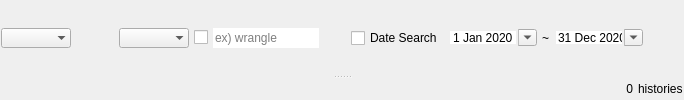
       <widget class="QWidget" name="page__history">
        <layout class="QVBoxLayout" name="verticalLayout_17">
         <property name="spacing">
          <number>1</number>
         </property>
         <property name="leftMargin">
          <number>1</number>
         </property>
         <property name="topMargin">
          <number>1</number>
         </property>
         <property name="rightMargin">
          <number>1</number>
         </property>
         <property name="bottomMargin">
          <number>1</number>
         </property>
         <item>
          <layout class="QVBoxLayout" name="verticalLayout_7">
           <property name="spacing">
            <number>1</number>
           </property>
           <item>
            <widget class="QSplitter" name="splitter__ihda_hist_whole_vertical">
             <property name="orientation">
              <enum>Qt::Vertical</enum>
             </property>
             <property name="handleWidth">
              <number>3</number>
             </property>
             <widget class="QWidget" name="layoutWidget">
              <layout class="QHBoxLayout" name="horizontalLayout_18">
               <property name="spacing">
                <number>5</number>
               </property>
               <item>
                <widget class="QComboBox" name="comboBox__hist_ihda_node">
                 <property name="cursor">
                  <cursorShape>PointingHandCursor</cursorShape>
                 </property>
                 <property name="toolTip">
                  <string>Select iHDA node</string>
                 </property>
                 <property name="statusTip">
                  <string>It shows the history of the selected iHDA node.</string>
                 </property>
                 <property name="frame">
                  <bool>false</bool>
                 </property>
                </widget>
               </item>
               <item>
                <spacer name="horizontalSpacer_9">
                 <property name="orientation">
                  <enum>Qt::Horizontal</enum>
                 </property>
                 <property name="sizeType">
                  <enum>QSizePolicy::Expanding</enum>
                 </property>
                 <property name="sizeHint" stdset="0">
                  <size>
                   <width>40</width>
                   <height>20</height>
                  </size>
                 </property>
                </spacer>
               </item>
               <item>
                <layout class="QHBoxLayout" name="horizontalLayout_10">
                 <property name="spacing">
                  <number>5</number>
                 </property>
                 <property name="leftMargin">
                  <number>3</number>
                 </property>
                 <property name="rightMargin">
                  <number>3</number>
                 </property>
                 <item>
                  <widget class="QComboBox" name="comboBox__search_field_hist">
                   <property name="cursor">
                    <cursorShape>PointingHandCursor</cursorShape>
                   </property>
                   <property name="toolTip">
                    <string>Search Type</string>
                   </property>
                   <property name="statusTip">
                    <string>Decide what type to search for</string>
                   </property>
                   <property name="frame">
                    <bool>false</bool>
                   </property>
                  </widget>
                 </item>
                 <item>
                  <widget class="QCheckBox" name="checkBox__casesensitive_hda_hist">
                   <property name="cursor">
                    <cursorShape>PointingHandCursor</cursorShape>
                   </property>
                   <property name="toolTip">
                    <string>Word Case Sensitive</string>
                   </property>
                   <property name="statusTip">
                    <string>It is case sensitive</string>
                   </property>
                   <property name="text">
                    <string/>
                   </property>
                   <property name="icon">
                    <iconset resource="icons.qrc">
                     <normaloff>:/main/icons/case_sensitive.png</normaloff>:/main/icons/case_sensitive.png</iconset>
                   </property>
                   <property name="iconSize">
                    <size>
                     <width>20</width>
                     <height>20</height>
                    </size>
                   </property>
                  </widget>
                 </item>
                 <item>
                  <widget class="QLineEdit" name="lineEdit__search_hda_hist">
                   <property name="statusTip">
                    <string>Please enter your search term</string>
                   </property>
                   <property name="frame">
                    <bool>false</bool>
                   </property>
                   <property name="placeholderText">
                    <string>ex) wrangle</string>
                   </property>
                   <property name="clearButtonEnabled">
                    <bool>true</bool>
                   </property>
                  </widget>
                 </item>
                </layout>
               </item>
               <item>
                <spacer name="horizontalSpacer_10">
                 <property name="orientation">
                  <enum>Qt::Horizontal</enum>
                 </property>
                 <property name="sizeType">
                  <enum>QSizePolicy::Fixed</enum>
                 </property>
                 <property name="sizeHint" stdset="0">
                  <size>
                   <width>24</width>
                   <height>20</height>
                  </size>
                 </property>
                </spacer>
               </item>
               <item>
                <layout class="QHBoxLayout" name="horizontalLayout_15">
                 <item>
                  <widget class="QCheckBox" name="checkBox__hist_search_date">
                   <property name="cursor">
                    <cursorShape>PointingHandCursor</cursorShape>
                   </property>
                   <property name="toolTip">
                    <string>Search History By Date</string>
                   </property>
                   <property name="statusTip">
                    <string>Search iHDA history by date</string>
                   </property>
                   <property name="text">
                    <string>Date Search</string>
                   </property>
                  </widget>
                 </item>
                 <item>
                  <layout class="QHBoxLayout" name="horizontalLayout_14">
                   <item>
                    <widget class="QDateEdit" name="dateEdit__hist_search_start">
                     <property name="toolTip">
                      <string>Start Date</string>
                     </property>
                     <property name="statusTip">
                      <string>Start date to search</string>
                     </property>
                     <property name="frame">
                      <bool>false</bool>
                     </property>
                     <property name="alignment">
                      <set>Qt::AlignCenter</set>
                     </property>
                     <property name="calendarPopup">
                      <bool>true</bool>
                     </property>
                     <property name="date">
                      <date>
                       <year>2020</year>
                       <month>1</month>
                       <day>1</day>
                      </date>
                     </property>
                    </widget>
                   </item>
                   <item>
                    <widget class="QLabel" name="label__join_str">
                     <property name="sizePolicy">
                      <sizepolicy hsizetype="Preferred" vsizetype="Fixed">
                       <horstretch>0</horstretch>
                       <verstretch>0</verstretch>
                      </sizepolicy>
                     </property>
                     <property name="text">
                      <string>~</string>
                     </property>
                     <property name="alignment">
                      <set>Qt::AlignCenter</set>
                     </property>
                    </widget>
                   </item>
                   <item>
                    <widget class="QDateEdit" name="dateEdit__hist_search_end">
                     <property name="toolTip">
                      <string>End Date</string>
                     </property>
                     <property name="statusTip">
                      <string>End date to search</string>
                     </property>
                     <property name="frame">
                      <bool>false</bool>
                     </property>
                     <property name="alignment">
                      <set>Qt::AlignCenter</set>
                     </property>
                     <property name="calendarPopup">
                      <bool>true</bool>
                     </property>
                     <property name="date">
                      <date>
                       <year>2020</year>
                       <month>12</month>
                       <day>31</day>
                      </date>
                     </property>
                    </widget>
                   </item>
                  </layout>
                 </item>
                </layout>
               </item>
               <item>
                <spacer name="horizontalSpacer_11">
                 <property name="orientation">
                  <enum>Qt::Horizontal</enum>
                 </property>
                 <property name="sizeHint" stdset="0">
                  <size>
                   <width>40</width>
                   <height>20</height>
                  </size>
                 </property>
                </spacer>
               </item>
              </layout>
             </widget>
             <widget class="QWidget" name="layoutWidget">
              <layout class="QVBoxLayout" name="verticalLayout__history">
               <property name="spacing">
                <number>1</number>
               </property>
              </layout>
             </widget>
            </widget>
           </item>
           <item>
            <layout class="QHBoxLayout" name="horizontalLayout_17">
             <property name="spacing">
              <number>5</number>
             </property>
             <item>
              <widget class="QLabel" name="label__hist_tag_pixmap">
               <property name="maximumSize">
                <size>
                 <width>20</width>
                 <height>20</height>
                </size>
               </property>
               <property name="text">
                <string/>
               </property>
               <property name="pixmap">
                <pixmap>:/main/icons/ic_bookmark_white_18dp.png</pixmap>
               </property>
               <property name="scaledContents">
                <bool>true</bool>
               </property>
               <property name="alignment">
                <set>Qt::AlignCenter</set>
               </property>
              </widget>
             </item>
             <item>
              <widget class="QLabel" name="label__hist_tags">
               <property name="text">
                <string/>
               </property>
              </widget>
             </item>
             <item>
              <spacer name="horizontalSpacer_12">
               <property name="orientation">
                <enum>Qt::Horizontal</enum>
               </property>
               <property name="sizeHint" stdset="0">
                <size>
                 <width>40</width>
                 <height>20</height>
                </size>
               </property>
              </spacer>
             </item>
             <item>
              <layout class="QHBoxLayout" name="horizontalLayout_16">
               <property name="spacing">
                <number>5</number>
               </property>
               <item>
                <widget class="QLabel" name="label__hist_cnt">
                 <property name="text">
                  <string>0</string>
                 </property>
                 <property name="alignment">
                  <set>Qt::AlignRight|Qt::AlignTrailing|Qt::AlignVCenter</set>
                 </property>
                </widget>
               </item>
               <item>
                <widget class="QLabel" name="label__hist_cnt_suffix">
                 <property name="text">
                  <string>histories</string>
                 </property>
                </widget>
               </item>
              </layout>
             </item>
            </layout>
           </item>
          </layout>
         </item>
        </layout>
       </widget>
